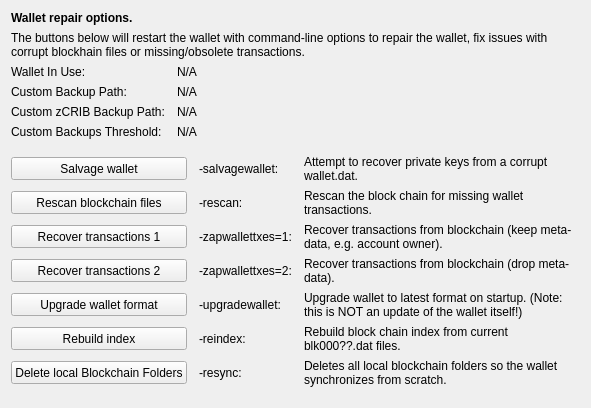
     <widget class="QWidget" name="tab_repair">
      <attribute name="title">
       <string>&amp;Wallet Repair</string>
      </attribute>
      <layout class="QGridLayout" name="gridLayout_4" columnstretch="0,0,0,0">
       <property name="horizontalSpacing">
        <number>12</number>
       </property>
       <item row="0" column="0" colspan="4">
        <widget class="QLabel" name="label_repair_header">
         <property name="font">
          <font>
           <weight>75</weight>
           <bold>true</bold>
          </font>
         </property>
         <property name="text">
          <string>Wallet repair options.</string>
         </property>
        </widget>
       </item>
       <item row="1" column="0" colspan="4">
        <widget class="QLabel" name="label_repair_helptext">
         <property name="font">
          <font>
           <weight>50</weight>
           <bold>false</bold>
          </font>
         </property>
         <property name="text">
          <string>The buttons below will restart the wallet with command-line options to repair the wallet, fix issues with corrupt blockhain files or missing/obsolete transactions.</string>
         </property>
         <property name="wordWrap">
          <bool>true</bool>
         </property>
        </widget>
       </item>
       <item row="2" column="0">
        <widget class="QLabel" name="wallet_path_label">
         <property name="text">
          <string>Wallet In Use:</string>
         </property>
        </widget>
       </item>
       <item row="2" column="1" colspan="3">
        <widget class="QLabel" name="wallet_path">
         <property name="cursor">
          <cursorShape>IBeamCursor</cursorShape>
         </property>
         <property name="text">
          <string>N/A</string>
         </property>
         <property name="textFormat">
          <enum>Qt::PlainText</enum>
         </property>
         <property name="textInteractionFlags">
          <set>Qt::LinksAccessibleByMouse|Qt::TextSelectableByKeyboard|Qt::TextSelectableByMouse</set>
         </property>
        </widget>
       </item>
       <item row="3" column="0">
        <widget class="QLabel" name="wallet_custombackuppath_label">
         <property name="visible">
          <bool>false</bool>
         </property>
         <property name="text">
          <string>Custom Backup Path:</string>
         </property>
        </widget>
       </item>
       <item row="3" column="1" colspan="3">
        <widget class="QLabel" name="wallet_custombackuppath">
         <property name="cursor">
          <cursorShape>IBeamCursor</cursorShape>
         </property>
         <property name="visible">
          <bool>false</bool>
         </property>
         <property name="text">
          <string>N/A</string>
         </property>
         <property name="textFormat">
          <enum>Qt::PlainText</enum>
         </property>
         <property name="textInteractionFlags">
          <set>Qt::LinksAccessibleByMouse|Qt::TextSelectableByKeyboard|Qt::TextSelectableByMouse</set>
         </property>
        </widget>
       </item>
       <item row="4" column="0">
        <widget class="QLabel" name="wallet_customzpivbackuppath_label">
         <property name="visible">
          <bool>false</bool>
         </property>
         <property name="text">
          <string>Custom zCRIB Backup Path:</string>
         </property>
        </widget>
       </item>
       <item row="4" column="1" colspan="3">
        <widget class="QLabel" name="wallet_customzpivbackuppath">
         <property name="cursor">
          <cursorShape>IBeamCursor</cursorShape>
         </property>
         <property name="visible">
          <bool>false</bool>
         </property>
         <property name="text">
          <string>N/A</string>
         </property>
         <property name="textFormat">
          <enum>Qt::PlainText</enum>
         </property>
         <property name="textInteractionFlags">
          <set>Qt::LinksAccessibleByMouse|Qt::TextSelectableByKeyboard|Qt::TextSelectableByMouse</set>
         </property>
        </widget>
       </item>
       <item row="5" column="0">
        <widget class="QLabel" name="wallet_custombackupthreshold_label">
         <property name="visible">
          <bool>false</bool>
         </property>
         <property name="text">
          <string>Custom Backups Threshold:</string>
         </property>
        </widget>
       </item>
       <item row="5" column="1" colspan="3">
        <widget class="QLabel" name="wallet_custombackupthreshold">
         <property name="cursor">
          <cursorShape>IBeamCursor</cursorShape>
         </property>
         <property name="visible">
          <bool>false</bool>
         </property>
         <property name="text">
          <string>N/A</string>
         </property>
         <property name="textFormat">
          <enum>Qt::PlainText</enum>
         </property>
         <property name="textInteractionFlags">
          <set>Qt::LinksAccessibleByMouse|Qt::TextSelectableByKeyboard|Qt::TextSelectableByMouse</set>
         </property>
        </widget>
       </item>
       <item row="6" column="0">
        <spacer name="verticalSpacer_repair1">
         <property name="orientation">
          <enum>Qt::Vertical</enum>
         </property>
         <property name="sizeHint" stdset="0">
          <size>
           <width>10</width>
           <height>10</height>
          </size>
         </property>
        </spacer>
       </item>
       <item row="7" column="0" colspan="2">
        <widget class="QPushButton" name="btn_salvagewallet">
         <property name="minimumSize">
          <size>
           <width>100</width>
           <height>23</height>
          </size>
         </property>
         <property name="text">
          <string>Salvage wallet</string>
         </property>
        </widget>
       </item>
       <item row="7" column="2">
        <widget class="QLabel" name="label_repair_salvage_command">
         <property name="text">
          <string notr="true">-salvagewallet:</string>
         </property>
        </widget>
       </item>
       <item row="7" column="3">
        <widget class="QLabel" name="label_repair_salvage">
         <property name="text">
          <string>Attempt to recover private keys from a corrupt wallet.dat.</string>
         </property>
         <property name="wordWrap">
          <bool>true</bool>
         </property>
        </widget>
       </item>
       <item row="8" column="0" colspan="2">
        <widget class="QPushButton" name="btn_rescan">
         <property name="minimumSize">
          <size>
           <width>100</width>
           <height>23</height>
          </size>
         </property>
         <property name="text">
          <string>Rescan blockchain files</string>
         </property>
        </widget>
       </item>
       <item row="8" column="2">
        <widget class="QLabel" name="label_repair_rescan_command">
         <property name="text">
          <string notr="true">-rescan:</string>
         </property>
        </widget>
       </item>
       <item row="8" column="3">
        <widget class="QLabel" name="label_repair_rescan">
         <property name="text">
          <string>Rescan the block chain for missing wallet transactions.</string>
         </property>
         <property name="wordWrap">
          <bool>true</bool>
         </property>
        </widget>
       </item>
       <item row="9" column="0" colspan="2">
        <widget class="QPushButton" name="btn_zapwallettxes1">
         <property name="minimumSize">
          <size>
           <width>100</width>
           <height>23</height>
          </size>
         </property>
         <property name="text">
          <string>Recover transactions 1</string>
         </property>
        </widget>
       </item>
       <item row="9" column="2">
        <widget class="QLabel" name="label_repair_zap1_command">
         <property name="text">
          <string notr="true">-zapwallettxes=1:</string>
         </property>
        </widget>
       </item>
       <item row="9" column="3">
        <widget class="QLabel" name="label_repair_zap1">
         <property name="text">
          <string>Recover transactions from blockchain (keep meta-data, e.g. account owner).</string>
         </property>
         <property name="wordWrap">
          <bool>true</bool>
         </property>
        </widget>
       </item>
       <item row="10" column="0" colspan="2">
        <widget class="QPushButton" name="btn_zapwallettxes2">
         <property name="minimumSize">
          <size>
           <width>100</width>
           <height>23</height>
          </size>
         </property>
         <property name="text">
          <string>Recover transactions 2</string>
         </property>
        </widget>
       </item>
       <item row="10" column="2">
        <widget class="QLabel" name="label_repair_zap2_command">
         <property name="text">
          <string notr="true">-zapwallettxes=2:</string>
         </property>
        </widget>
       </item>
       <item row="10" column="3">
        <widget class="QLabel" name="label_repair_zap2">
         <property name="text">
          <string>Recover transactions from blockchain (drop meta-data).</string>
         </property>
         <property name="wordWrap">
          <bool>true</bool>
         </property>
        </widget>
       </item>
       <item row="11" column="0" colspan="2">
        <widget class="QPushButton" name="btn_upgradewallet">
         <property name="minimumSize">
          <size>
           <width>100</width>
           <height>23</height>
          </size>
         </property>
         <property name="text">
          <string>Upgrade wallet format</string>
         </property>
        </widget>
       </item>
       <item row="11" column="2">
        <widget class="QLabel" name="label_repair_upgrade_command">
         <property name="text">
          <string notr="true">-upgradewallet:</string>
         </property>
        </widget>
       </item>
       <item row="11" column="3">
        <widget class="QLabel" name="label_repair_upgrade">
         <property name="text">
          <string>Upgrade wallet to latest format on startup. (Note: this is NOT an update of the wallet itself!)</string>
         </property>
         <property name="wordWrap">
          <bool>true</bool>
         </property>
        </widget>
       </item>
       <item row="12" column="0" colspan="2">
        <widget class="QPushButton" name="btn_reindex">
         <property name="minimumSize">
          <size>
           <width>100</width>
           <height>23</height>
          </size>
         </property>
         <property name="text">
          <string>Rebuild index</string>
         </property>
        </widget>
       </item>
       <item row="12" column="2">
        <widget class="QLabel" name="label_repair_reindex_command">
         <property name="text">
          <string notr="true">-reindex:</string>
         </property>
        </widget>
       </item>
       <item row="12" column="3">
        <widget class="QLabel" name="label_repair_reindex">
         <property name="text">
          <string>Rebuild block chain index from current blk000??.dat files.</string>
         </property>
         <property name="wordWrap">
          <bool>true</bool>
         </property>
        </widget>
       </item>
       <item row="13" column="0" colspan="2">
        <widget class="QPushButton" name="btn_resync">
         <property name="minimumSize">
          <size>
           <width>100</width>
           <height>23</height>
          </size>
         </property>
         <property name="text">
          <string>Delete local Blockchain Folders</string>
         </property>
        </widget>
       </item>
       <item row="13" column="2">
        <widget class="QLabel" name="label_repair_resync_command">
         <property name="text">
          <string>-resync:</string>
         </property>
        </widget>
       </item>
       <item row="13" column="3">
        <widget class="QLabel" name="label_repair_resync">
         <property name="text">
          <string>Deletes all local blockchain folders so the wallet synchronizes from scratch.</string>
         </property>
         <property name="wordWrap">
          <bool>true</bool>
         </property>
        </widget>
       </item>
       <item row="14" column="0">
        <spacer name="verticalSpacer_repair2">
         <property name="orientation">
          <enum>Qt::Vertical</enum>
         </property>
         <property name="sizeHint" stdset="0">
          <size>
           <width>20</width>
           <height>10</height>
          </size>
         </property>
        </spacer>
       </item>
      </layout>
     </widget>
